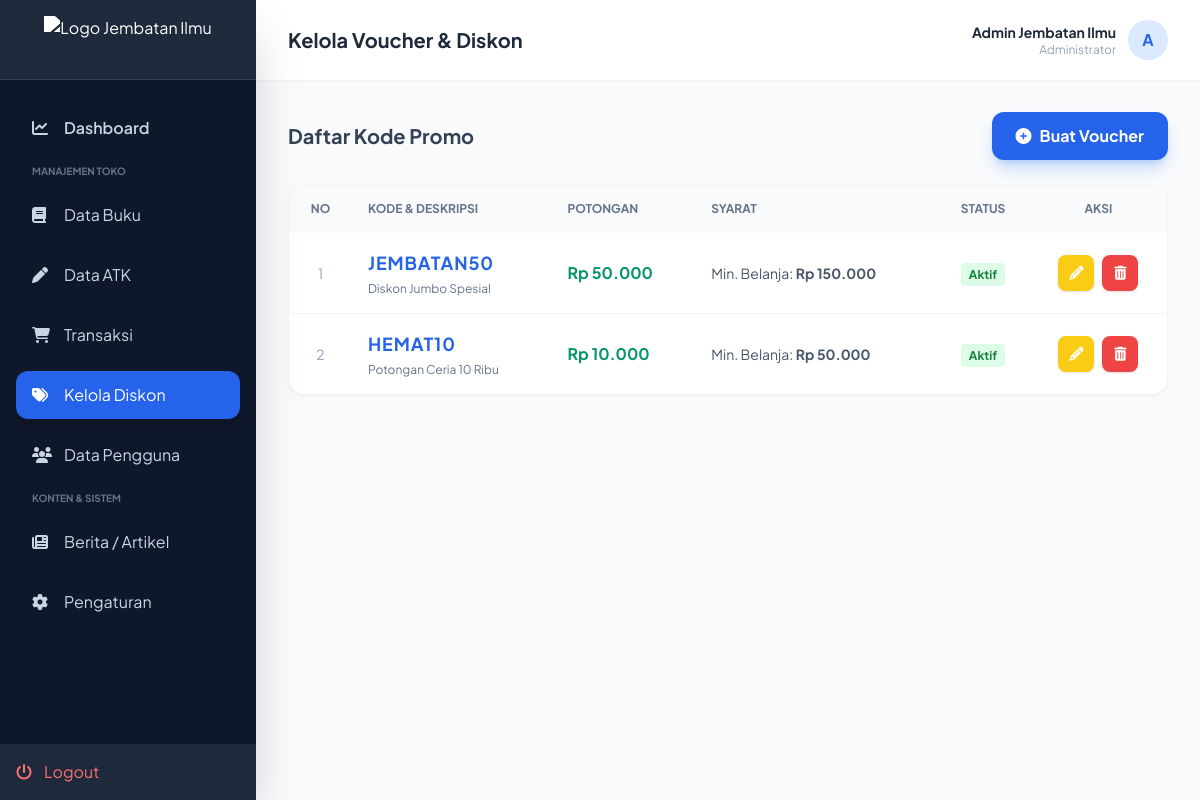
Screenshot of /manajemen_diskon.php (signed in) with the database file from the repository.
### tables this page shows
CREATE TABLE `users` (
  `id` int(11) NOT NULL,
  `nama` varchar(100) DEFAULT NULL,
  `email` varchar(100) DEFAULT NULL,
  `password` varchar(255) DEFAULT NULL,
  `role` enum('admin','member') DEFAULT 'member'
);

CREATE TABLE `diskon` (
  `id` int(11) NOT NULL,
  `kode_diskon` varchar(50) NOT NULL,
  `deskripsi` varchar(255) NOT NULL,
  `potongan` int(11) NOT NULL,
  `min_belanja` int(11) DEFAULT 0,
  `status` enum('Aktif','Tidak Aktif') DEFAULT 'Aktif'
);

### manajemen_diskon.php (the view, shortened to what this page needs)
<?php
include 'koneksi.php';
if (isset($_SESSION['user_email'])) {
    $email_login = $_SESSION['user_email'];
    $query_admin = mysqli_query($conn, "SELECT * FROM users WHERE email='$email_login'");
    $admin = mysqli_fetch_assoc($query_admin);
} else {
    $admin = ['nama' => 'Admin Utama', 'role' => 'admin'];
}
$mode = isset($_GET['aksi']) ? $_GET['aksi'] : 'tampil';
$data_edit = [
    'id' => '', 'kode_diskon' => '', 'deskripsi' => '',
    'potongan' => '', 'min_belanja' => '0', 'status' => 'Aktif'
];
?>
<!DOCTYPE html>
<html lang="id">
<head>
    <script src="https://cdn.tailwindcss.com"></script>
    <link href="https://cdnjs.cloudflare.com/ajax/libs/font-awesome/6.4.0/css/all.min.css" rel="stylesheet">
</head>
<body class="bg-slate-50 text-slate-800">
    <div class="flex h-screen overflow-hidden">
        <aside id="sidebar" class="w-64 bg-slate-900 text-white flex-col shadow-2xl hidden md:flex absolute md:relative z-50 h-full">
            <div class="h-20 flex items-center justify-between px-4 border-b border-slate-700 bg-slate-800 relative">
                <div class="flex-1 flex justify-center">
                    <img src="Jembatan Ilmu.png" alt="Logo Jembatan Ilmu" class="h-12 w-auto brightness-0 invert transition-all duration-300 hover:scale-105">
                </div>
            </div>
            <nav class="flex-1 px-4 py-6 space-y-3 overflow-y-auto">
                <a href="admin.php" class="flex items-center px-4 py-3 text-slate-300 hover:text-white transition">
                    <i class="fas fa-chart-line w-8"></i>
                    <span class="font-semibold">Dashboard</span>
                </a>
                <p class="px-4 text-[10px] font-bold text-slate-500 uppercase mt-4">Manajemen Toko</p>
                <a href="manajemen_buku.php" class="flex items-center px-4 py-3 text-slate-300 hover:text-white transition">
                    <i class="fas fa-book w-8"></i> <span>Data Buku</span>
                </a>
                <a href="manajemen_atk.php" class="flex items-center px-4 py-3 text-slate-300 hover:text-white transition">
                    <i class="fas fa-pen w-8"></i> <span>Data ATK</span>
                </a>
                <a href="manajemen_transaksi.php" class="flex items-center px-4 py-3 text-slate-300 hover:text-white transition">
                    <i class="fas fa-shopping-cart w-8"></i> <span>Transaksi</span>
                </a>
                <a href="manajemen_diskon.php" class="flex items-center px-4 py-3 bg-blue-600 text-white rounded-xl shadow-lg transition">
                    <i class="fas fa-tags w-8"></i> <span>Kelola Diskon</span>
                </a>
                <a href="manajemen_pengguna.php" class="flex items-center px-4 py-3 text-slate-300 hover:text-white transition">
                    <i class="fas fa-users w-8"></i> <span>Data Pengguna</span>
                </a>
                <p class="px-4 text-[10px] font-bold text-slate-500 uppercase mt-4">Konten & Sistem</p>
                <a href="manajemen_berita.php" class="flex items-center px-4 py-3 text-slate-300 hover:text-white transition">
                    <i class="fas fa-newspaper w-8"></i> <span>Berita / Artikel</span>
                </a>
                <a href="pengaturan_admin.php" class="flex items-center px-4 py-3 text-slate-300 hover:text-white transition">
                    <i class="fas fa-cog w-8"></i> <span>Pengaturan</span>
                </a>
            </nav>
            <div class="p-4 bg-slate-800">
                <a href="logout.php" class="flex items-center gap-3 text-red-400 hover:text-red-300 transition"><i class="fas fa-power-off"></i> <span>Logout</span></a>
            </div>
        </aside>
        <main class="flex-1 flex flex-col h-screen overflow-hidden relative">
            <header class="h-20 bg-white shadow-sm flex items-center justify-between px-8 z-10">
                <div class="flex items-center gap-4">
                    <h2 class="text-xl font-bold text-slate-800">Kelola Voucher & Diskon</h2>
                </div>
                                <div class="flex items-center gap-3">
                    <div class="text-right hidden sm:block">
                        <p class="text-sm font-bold"><?= $admin['nama']; ?></p>
                        <p class="text-xs text-slate-400">Administrator</p>
                    </div>
                    <div class="h-10 w-10 bg-blue-100 text-blue-600 rounded-full flex items-center justify-center font-bold">
                        <?= strtoupper(substr($admin['nama'], 0, 1)); ?>
                    </div>
                </div>
            </header>
            <div class="flex-1 overflow-y-auto p-8">
                <?php if ($mode == 'tambah' || $mode == 'edit'): ?>
                <div class="max-w-3xl mx-auto bg-white rounded-2xl shadow-lg border border-slate-100 overflow-hidden">
                    <div class="bg-slate-800 px-6 py-4 flex justify-between items-center">
                        <h3 class="text-white font-bold text-lg">
                            <?= ($mode == 'edit') ? '<i class="fas fa-edit mr-2"></i> Edit Voucher' : '<i class="fas fa-plus mr-2"></i> Buat Voucher Baru'; ?>
                        </h3>
                        <a href="manajemen_diskon.php" class="text-slate-400 hover:text-white"><i class="fas fa-times text-xl"></i></a>
                    </div>
                    <form action="manajemen_diskon.php" method="POST" class="p-8">
                        <input type="hidden" name="id" value="<?= $data_edit['id']; ?>">
                        <div class="grid grid-cols-1 md:grid-cols-2 gap-6">
                            <div class="md:col-span-2">
                                <label class="block text-sm font-bold text-slate-700 mb-1">Kode Voucher (Unik)</label>
                                <input type="text" name="kode_diskon" value="<?= $data_edit['kode_diskon']; ?>" placeholder="Contoh: MERDEKA45" required class="w-full px-4 py-3 rounded-lg border focus:ring-2 focus:ring-blue-500 outline-none uppercase font-bold tracking-wider">
                            </div>
                            <div class="md:col-span-2">
                                <label class="block text-sm font-bold text-slate-700 mb-1">Deskripsi Promo</label>
                                <input type="text" name="deskripsi" value="<?= $data_edit['deskripsi']; ?>" placeholder="Penjelasan singkat..." required class="w-full px-4 py-3 rounded-lg border focus:ring-2 focus:ring-blue-500 outline-none">
                            </div>
                            <div>
                                <label class="block text-sm font-bold text-slate-700 mb-1">Nominal Potongan (Rp)</label>
                                <input type="number" name="potongan" value="<?= $data_edit['potongan']; ?>" placeholder="10000" required class="w-full px-4 py-3 rounded-lg border focus:ring-2 focus:ring-blue-500 outline-none">
                            </div>
                            <div>
                                <label class="block text-sm font-bold text-slate-700 mb-1">Min. Belanja (Rp)</label>
                                <input type="number" name="min_belanja" value="<?= $data_edit['min_belanja']; ?>" placeholder="0" class="w-full px-4 py-3 rounded-lg border focus:ring-2 focus:ring-blue-500 outline-none">
                                <p class="text-[10px] text-slate-400 mt-1">Isi 0 jika tanpa minimal belanja</p>
                            </div>
                            <div>
                                <label class="block text-sm font-bold text-slate-700 mb-1">Status</label>
                                <select name="status" class="w-full px-4 py-3 rounded-lg border bg-white focus:ring-2 focus:ring-blue-500 outline-none">
                                    <option value="Aktif" <?= ($data_edit['status'] == 'Aktif') ? 'selected' : ''; ?>>Aktif (Bisa Dipakai)</option>
                                    <option value="Tidak Aktif" <?= ($data_edit['status'] == 'Tidak Aktif') ? 'selected' : ''; ?>>Tidak Aktif (Disembunyikan)</option>
                                </select>
                            </div>
                        </div>
                        <div class="mt-8 flex gap-3 border-t pt-6">
                            <button type="submit" name="simpan" class="bg-blue-600 hover:bg-blue-700 text-white font-bold py-3 px-8 rounded-xl shadow-lg transition flex-1">
                                <i class="fas fa-save mr-2"></i> Simpan Voucher
                            </button>
                            <a href="manajemen_diskon.php" class="bg-slate-200 hover:bg-slate-300 text-slate-700 font-bold py-3 px-6 rounded-xl transition">Batal</a>
                        </div>
                    </form>
                </div>
                <?php else: ?>
                <div class="flex flex-col md:flex-row justify-between items-center mb-6 gap-4">
                    <h3 class="font-bold text-xl text-slate-700">Daftar Kode Promo</h3>
                    <a href="manajemen_diskon.php?aksi=tambah" class="bg-blue-600 hover:bg-blue-700 text-white font-bold py-3 px-6 rounded-xl shadow-lg shadow-blue-500/30 transition flex items-center gap-2">
                        <i class="fas fa-plus-circle"></i> Buat Voucher
                    </a>
                </div>
                <div class="bg-white rounded-2xl shadow-sm border border-slate-100 overflow-hidden">
                    <div class="overflow-x-auto">
                        <table class="w-full text-left border-collapse">
                            <thead class="bg-slate-50 text-slate-500 text-xs uppercase font-bold">
                                <tr>
                                    <th class="p-4 text-center">No</th>
                                    <th class="p-4">Kode & Deskripsi</th>
                                    <th class="p-4">Potongan</th>
                                    <th class="p-4">Syarat</th>
                                    <th class="p-4 text-center">Status</th>
                                    <th class="p-4 text-center">Aksi</th>
                                </tr>
                            </thead>
                            <tbody class="divide-y divide-slate-100 text-sm">
                                <?php
                                $query_sql = "SELECT * FROM diskon ORDER BY id DESC";
                                $result = mysqli_query($conn, $query_sql);
                                $no = 1;
                                if (mysqli_num_rows($result) > 0) {
                                    while ($row = mysqli_fetch_assoc($result)) {
                                ?>
                                <tr class="hover:bg-blue-50 transition duration-200">
                                    <td class="p-4 text-center text-slate-400"><?= $no++; ?></td>
                                    <td class="p-4">
                                        <span class="block font-bold text-lg text-blue-600 tracking-wider"><?= $row['kode_diskon']; ?></span>
                                        <span class="text-xs text-slate-500"><?= $row['deskripsi']; ?></span>
                                    </td>
                                    <td class="p-4 font-bold text-emerald-600 text-base">
                                        Rp <?= number_format($row['potongan'], 0, ',', '.'); ?>
                                    </td>
                                    <td class="p-4 text-slate-600">
                                        Min. Belanja: <b>Rp <?= number_format($row['min_belanja'], 0, ',', '.'); ?></b>
                                    </td>
                                    <td class="p-4 text-center">
                                        <?php if($row['status'] == 'Aktif'): ?>
                                            <span class="px-2 py-1 bg-green-100 text-green-700 rounded text-xs font-bold">Aktif</span>
                                        <?php else: ?>
                                            <span class="px-2 py-1 bg-gray-100 text-gray-500 rounded text-xs font-bold">Non-Aktif</span>
                                        <?php endif; ?>
                                    </td>
                                    <td class="p-4 text-center">
                                        <div class="flex justify-center gap-2">
                                            <a href="manajemen_diskon.php?aksi=edit&id=<?= $row['id']; ?>" class="w-9 h-9 rounded-lg bg-yellow-400 hover:bg-yellow-500 text-white flex items-center justify-center shadow transition"><i class="fas fa-pencil-alt"></i></a>
                                            <a href="manajemen_diskon.php?aksi=hapus&id=<?= $row['id']; ?>" onclick="return confirm('Yakin hapus kode ini?')" class="w-9 h-9 rounded-lg bg-red-500 hover:bg-red-600 text-white flex items-center justify-center shadow transition"><i class="fas fa-trash-alt"></i></a>
                                        </div>
                                    </td>
                                </tr>
                                <?php
                                    }
                                } else {
                                    echo "<tr><td colspan='6' class='p-8 text-center text-slate-400'>Belum ada kode diskon.</td></tr>";
                                }
                                ?>
                            </tbody>
                        </table>
                    </div>
                </div>
                <?php endif; ?>
            </div>
        </main>
    </div>
</body>
</html>

### manajemen_diskon.php (style rules this page uses)
body { font-family: 'Plus Jakarta Sans', sans-serif; }

### rows the page displays
users: nama "Admin Jembatan Ilmu", nama "A"
diskon: kode_diskon "JEMBATAN50", deskripsi "Diskon Jumbo Spesial", potongan "50.000", min_belanja "150.000", status "Aktif"
diskon: kode_diskon "HEMAT10", deskripsi "Potongan Ceria 10 Ribu", potongan "10.000", min_belanja "50.000", status "Aktif"
